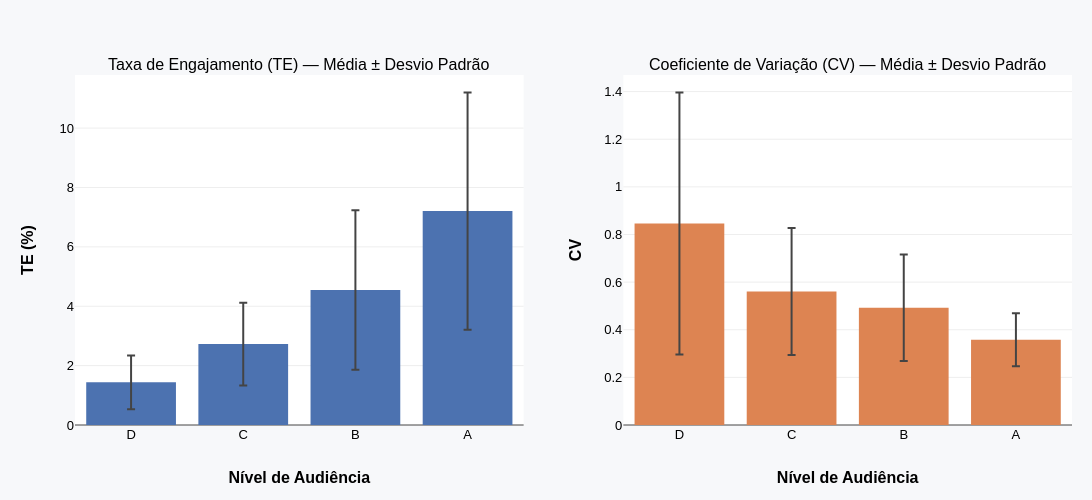

This figure's notebook cell:
### Markdown cell above
- Média e DP

### Code cell
# Calcular média e desvio padrão por tier
stats = (
    perfis
    .group_by("tier_audiencia")
    .agg(
        pl.col("erclassico_mediana").mean().alias("te_mean"),
        pl.col("erclassico_mediana").std().alias("te_std"),
        pl.col("cv").mean().alias("cv_mean"),
        pl.col("cv").std().alias("cv_std"),
    )
    .with_columns(
        pl.col("tier_audiencia")
          .replace({tier: i for i, tier in enumerate(ORDEM_TIER)})
          .alias("ordem")
    )
    .sort("ordem")
    .drop("ordem")
    .to_pandas()
)

# Figura com dois subplots lado a lado
fig = make_subplots(
    rows=1, cols=2,
    subplot_titles=(
        "Taxa de Engajamento (TE) — Média ± Desvio Padrão",
        "Coeficiente de Variação (CV) — Média ± Desvio Padrão"
    )
)

fig.add_trace(
    go.Bar(
        name="TE",
        x=stats["tier_audiencia"],
        y=stats["te_mean"],
        error_y=dict(type="data", array=stats["te_std"]),
        marker_color="#4C72B0",
    ),
    row=1, col=1
)

fig.add_trace(
    go.Bar(
        name="CV",
        x=stats["tier_audiencia"],
        y=stats["cv_mean"],
        error_y=dict(type="data", array=stats["cv_std"]),
        marker_color="#DD8452",
    ),
    row=1, col=2
)

fig.update_layout(
    template="none",
    paper_bgcolor="#f7f8fa",
    font=dict(family="Arial", size=13, color="black"),
    margin=dict(l=75, r=20, t=75, b=75),
    width=1200,
    height=500,
    showlegend=False,
)

fig.update_xaxes(title_text="<b>Nível de Audiência", row=1, col=1)
fig.update_xaxes(title_text="<b>Nível de Audiência", row=1, col=2)
fig.update_yaxes(title_text="<b>TE (%)", row=1, col=1)
fig.update_yaxes(title_text="<b>CV", row=1, col=2)

fig.write_image("output/fig_media_dp_te_cv.png", scale=2)
fig.show()

### Figure 1 — Plotly figure (JSON) as saved in the notebook; plotly's stock layout.template omitted (floating-point values rounded to 4 significant figures)
{"data": [{"error_y": {"array": [0.9084, 1.392, 2.687, 3.995], "type": "data"}, "marker": {"color": "#4C72B0"}, "name": "TE", "type": "bar", "x": ["D", "C", "B", "A"], "xaxis": "x", "y": [1.436, 2.725, 4.549, 7.204], "yaxis": "y"}, {"error_y": {"array": [0.5501, 0.2667, 0.2236, 0.1114], "type": "data"}, "marker": {"color": "#DD8452"}, "name": "CV", "type": "bar", "x": ["D", "C", "B", "A"], "xaxis": "x2", "y": [0.8461, 0.5607, 0.4928, 0.3581], "yaxis": "y2"}], "layout": {"annotations": [{"font": {"size": 16}, "showarrow": false, "text": "Taxa de Engajamento (TE) — Média ± Desvio Padrão", "x": 0.225, "xanchor": "center", "xref": "paper", "y": 1, "yanchor": "bottom", "yref": "paper"}, {"font": {"size": 16}, "showarrow": false, "text": "Coeficiente de Variação (CV) — Média ± Desvio Padrão", "x": 0.775, "xanchor": "center", "xref": "paper", "y": 1, "yanchor": "bottom", "yref": "paper"}], "font": {"color": "black", "family": "Arial", "size": 13}, "height": 500, "margin": {"b": 75, "l": 75, "r": 20, "t": 75}, "paper_bgcolor": "#f7f8fa", "showlegend": false, "width": 1200, "xaxis": {"anchor": "y", "domain": [0, 0.45], "title": {"text": "<b>Nível de Audiência"}}, "xaxis2": {"anchor": "y2", "domain": [0.55, 1], "title": {"text": "<b>Nível de Audiência"}}, "yaxis": {"anchor": "x", "domain": [0, 1], "title": {"text": "<b>TE (%)"}}, "yaxis2": {"anchor": "x2", "domain": [0, 1], "title": {"text": "<b>CV"}}}}
